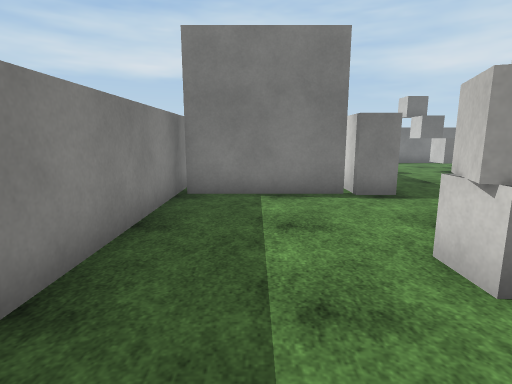
view 1 (above)

18 first-person views from a walk through a Unity game level. The camera is 1.4 m above the floor, tilts 10° down and sees 80° across. The floor is counted in squares, 1 m on a side. Each view is taken from the middle of a square. On the plan, view 1 faces up. The plan holds only what a view shows up to about 14 squares ahead; the rest is blank. The player is left out. Door leaves are left out, so doorways stand open. Surface patterns are stand-ins for the level's own textures.

view 2
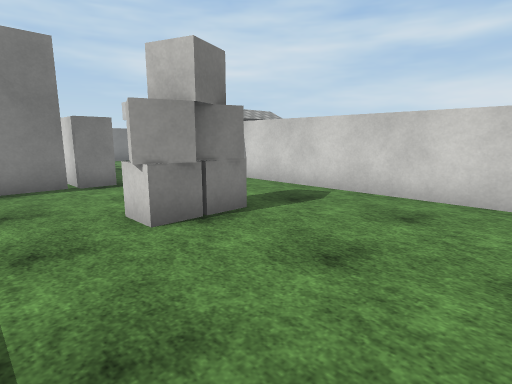

view 3
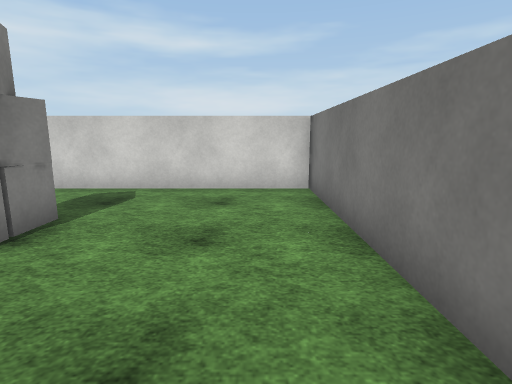

view 4
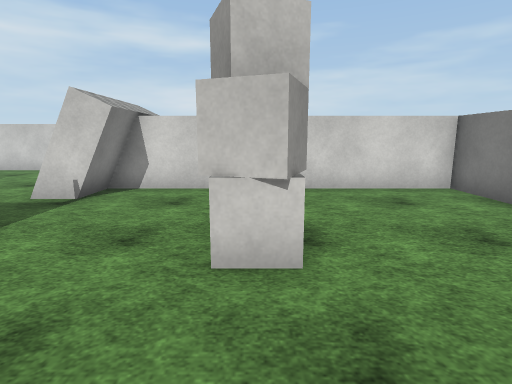

view 5
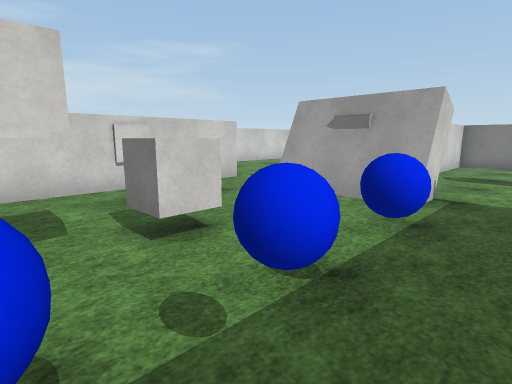

view 6
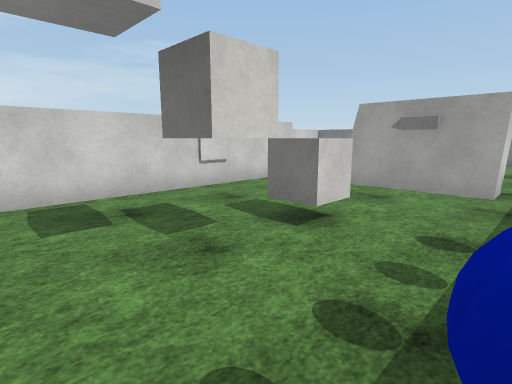

view 7
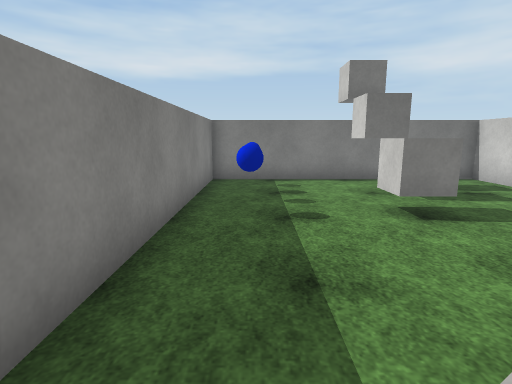

view 8
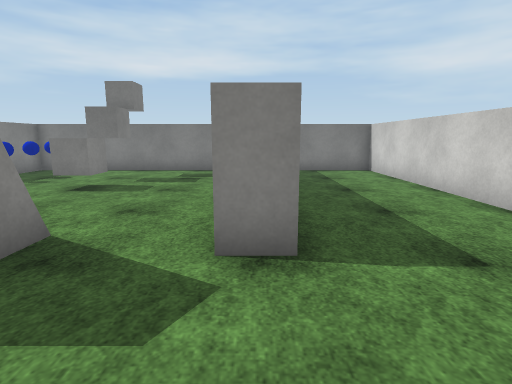

view 9
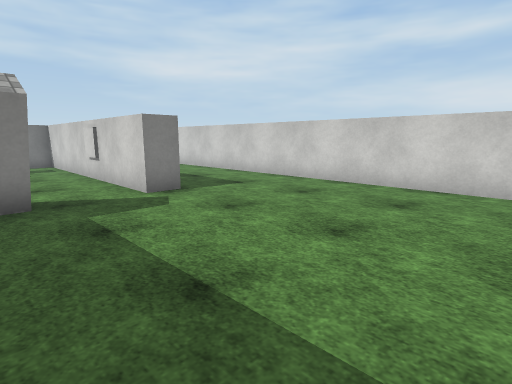

view 10
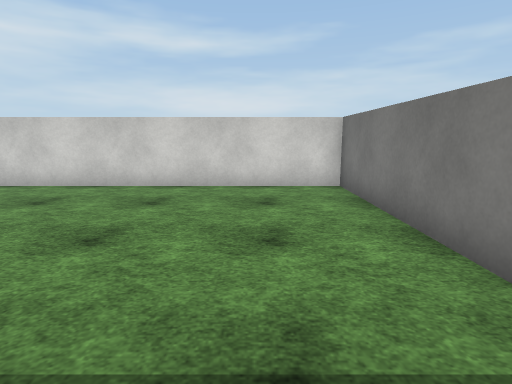

view 11
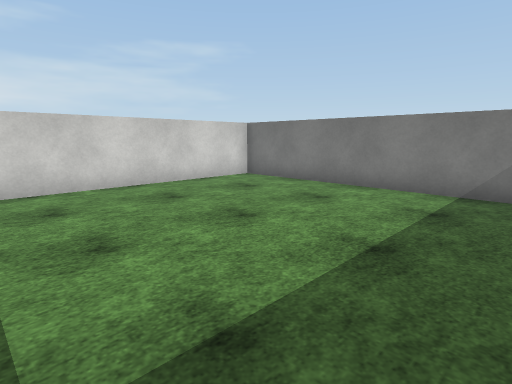

view 12
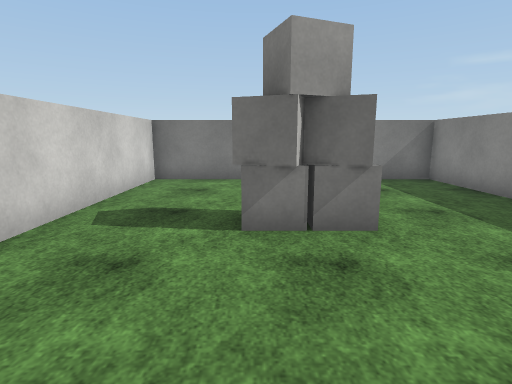

view 13
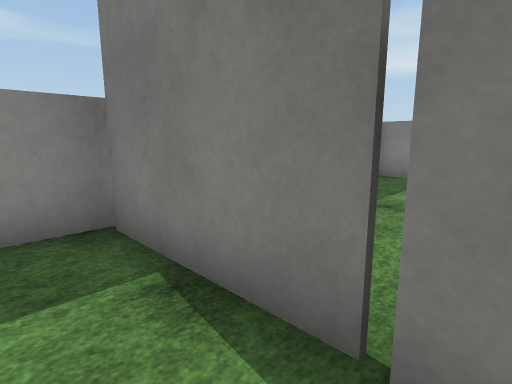

view 14
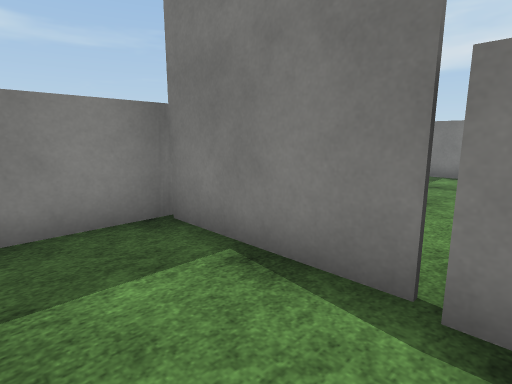

view 15
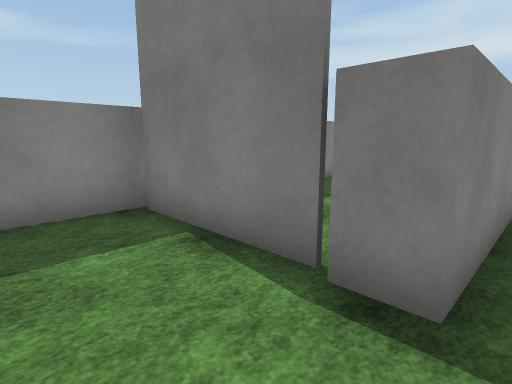

view 16
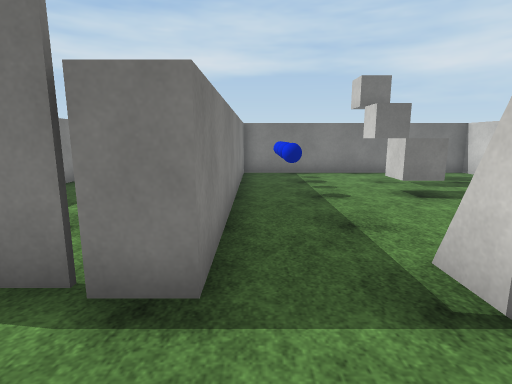

view 17
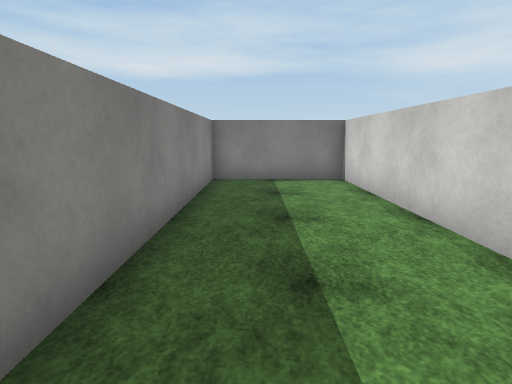

view 18
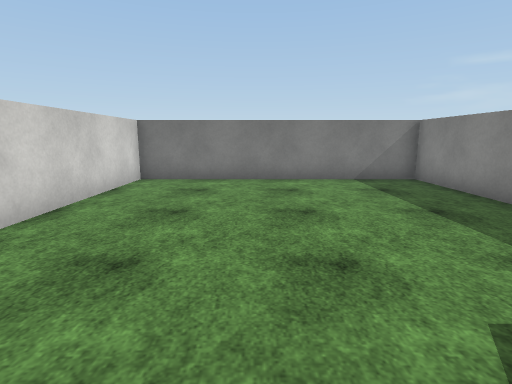

### Floor plan
Ten units are one square. View 1 is at (0, 0); x grows to the right and y downward. Boxes are objects, and circles mark ways between rooms. Rooms are numbered by the first view taken in them; rooms with no view inside come last. Other rooms are left out.
<svg viewBox="-25 -180 210 210">
<path fill="none" stroke="#000" d="M35 -75 25 -75M22 -77 -19 -77M75 -66 60 -66M-20 -88 -20 25 75 25 75 -70M75 -67 60 -67M75 -70 60 -70M59 -77 100 -77M59 -75 100 -75M60 -70 60 -81M125 -75 125 -175 35 -175 35 -75M60 -81 98 -81M59 -79 100 -79M136 -75 125 -75M101 -66 95 -66M85 -15 85 25 180 25 180 -175 135 -175 135 -86M101 -67 95 -67M100 -70 95 -70"/>
<rect x="15" y="-35" width="20" height="10" fill="#bbb"><title>cube</title></rect>
<rect x="25" y="-25" width="10" height="10" fill="#bbb"><title>cube</title></rect>
<rect x="35" y="-25" width="10" height="10" fill="#bbb"><title>cube</title></rect>
<rect x="35" y="-35" width="10" height="10" fill="#bbb"><title>cube</title></rect>
<rect x="45" y="-135" width="10" height="10" fill="#bbb"><title>blue ball</title></rect>
<rect x="45" y="-145" width="10" height="10" fill="#bbb"><title>blue ball</title></rect>
<rect x="45" y="-155" width="10" height="10" fill="#bbb"><title>blue ball</title></rect>
<rect x="45" y="-165" width="10" height="10" fill="#bbb"><title>blue ball</title></rect>
<rect x="75" y="-135" width="10" height="20" fill="#bbb"><title>cube</title></rect>
<rect x="75" y="-155" width="10" height="20" fill="#bbb"><title>cube</title></rect>
<circle cx="45" cy="-80" r="3" fill="#2a7"/>
<circle cx="110" cy="-75" r="3" fill="#2a7"/>
<text x="30" y="-20">1</text>
<text x="80" y="-130">2</text>
<text x="140" y="-60">3</text>
</svg>
Room 1 opens to room 2. Room 2 opens to room 3.

Where each view was taken, in squares from view 1:
view 1: 0 up, 0 right, facing up
view 2: 2 down, 0 right, facing up-right
view 3: 1 down, 1 left, facing right
view 4: 3 up, 1 left, facing right
view 5: 15 up, 4 right, facing down-right
view 6: 17 up, 5 right, facing down-right
view 7: 7 up, 5 right, facing up
view 8: 4 up, 13 right, facing up
view 9: 0 up, 9 right, facing up-right
view 10: 0 up, 9 right, facing right
view 11: 6 up, 9 right, facing down-right
view 12: 8 up, 4 right, facing down
view 13: 6 up, 3 right, facing up-left
view 14: 5 up, 3 right, facing up-left
view 15: 5 up, 4 right, facing up-left
view 16: 5 up, 4 right, facing up
view 17: 7 up, 15 right, facing up
view 18: 8 up, 14 right, facing down
